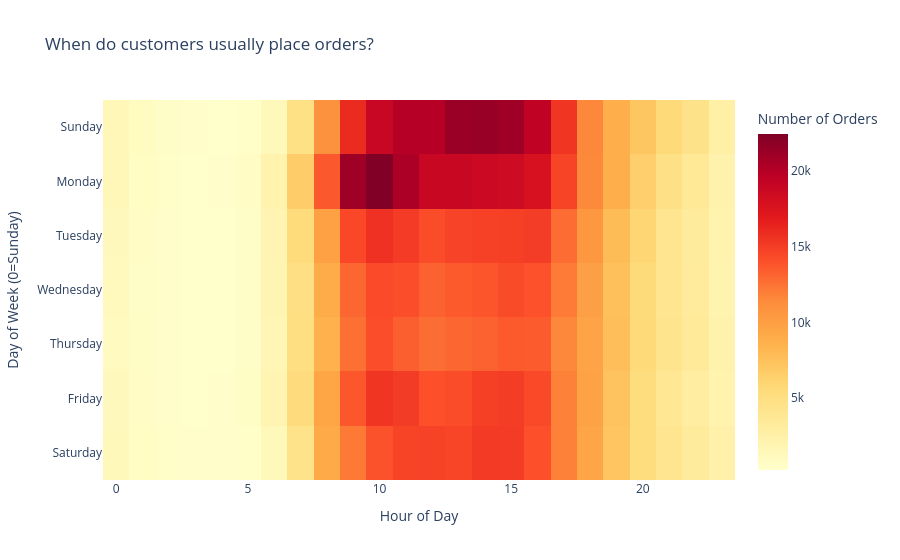

The cell this chart's notebook holds for it:
### Markdown cell above
---
### When do customers usually place orders (day and hour)?

### Code cell
orders_time = (df.groupby(["order_dow","order_hour_of_day"])["order_id"].nunique().reset_index(name="orders"))
pivot_orders = orders_time.pivot(index="order_dow", columns = "order_hour_of_day", values = "orders")

day_labels = ["Sunday", "Monday", "Tuesday", "Wednesday", "Thursday", "Friday", "Saturday"]

pivot_orders.index = day_labels

fig = px.imshow (
    pivot_orders,
    color_continuous_scale = "YlOrRd",
    aspect ="auto",
    labels = dict(x="Hour of Day", y="Day of Week", color="Number of Orders"),
    title = "When do customers usually place orders?"
)

fig.update_layout(xaxis_title="Hour of Day", yaxis_title = "Day of Week (0=Sunday)")

fig.show()

### Figure 1 — Plotly figure (JSON) as saved in the notebook; plotly's stock layout.template omitted (floating-point values rounded to 4 significant figures; data arrays with more than 128 entries replaced by an {"elided": "..."} marker saying what was removed)
{"data": [{"coloraxis": "coloraxis", "hovertemplate": "Hour of Day: %{x}<br>Day of Week: %{y}<br>Number of Orders: %{z}<extra></extra>", "name": "0", "type": "heatmap", "x": [0.0, 1.0, 2.0, 3.0, 4.0, 5.0, 6.0, 7.0, 8.0, 9.0, 10.0, 11.0, 12.0, 13.0, 14.0, 15.0, 16.0, 17.0, 18.0, 19.0, 20.0, 21.0, 22.0, 23.0], "xaxis": "x", "y": ["Sunday", "Monday", "Tuesday", "Wednesday", "Thursday", "Friday", "Saturday"], "yaxis": "y", "z": {"elided": "7x24 int values"}}], "layout": {"coloraxis": {"colorbar": {"title": {"text": "Number of Orders"}}, "colorscale": [[0, "rgb(255,255,204)"], [0.125, "rgb(255,237,160)"], [0.25, "rgb(254,217,118)"], [0.375, "rgb(254,178,76)"], [0.5, "rgb(253,141,60)"], [0.625, "rgb(252,78,42)"], [0.75, "rgb(227,26,28)"], [0.875, "rgb(189,0,38)"], [1, "rgb(128,0,38)"]]}, "title": {"text": "When do customers usually place orders?"}, "xaxis": {"anchor": "y", "domain": [0, 1], "title": {"text": "Hour of Day"}}, "yaxis": {"anchor": "x", "autorange": "reversed", "domain": [0, 1], "title": {"text": "Day of Week (0=Sunday)"}}}}
